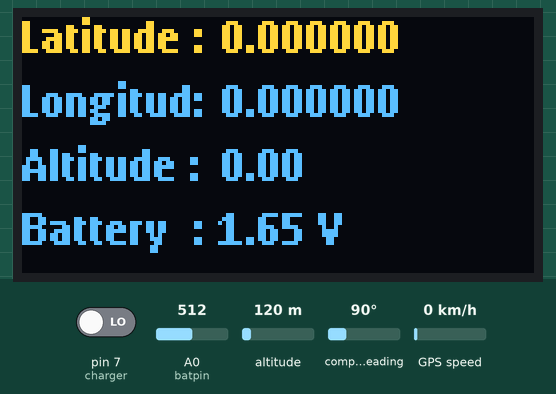
Bench run of a sketch on a simulated Arduino Uno, built with avr-gcc and run on an emulated ATmega328P. On the bench: 128×64 one-colour display. Inputs (shaded band) come from the test bench; at power-on: pin 7 (charger) LOW, altitude 120 m, A0 (batpin) = 512, compass heading 90°, GPS speed 0 km/h. The OLED is the two-colour kind (top 16 rows yellow); the GPS gets a fix after 3 s at 37.7749, -122.4194 with 8 satellites; no radio packets arrive unless stated; what the sketch prints to the serial monitor is not drawn.

Above: at 3.3 s.
3.4 s: pin 7 (charger) driven HIGH
At 4.4 s:
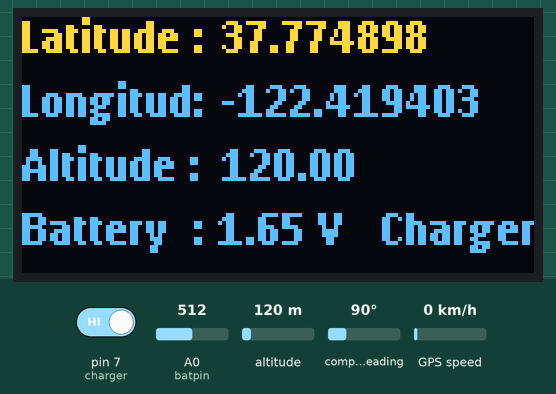
4.9 s: pin 7 (charger) driven LOW
At 6.1 s:
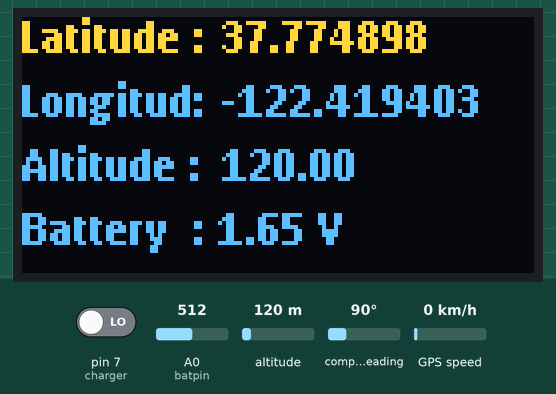
7.2 s: altitude set to 20 m
At 10.1 s:
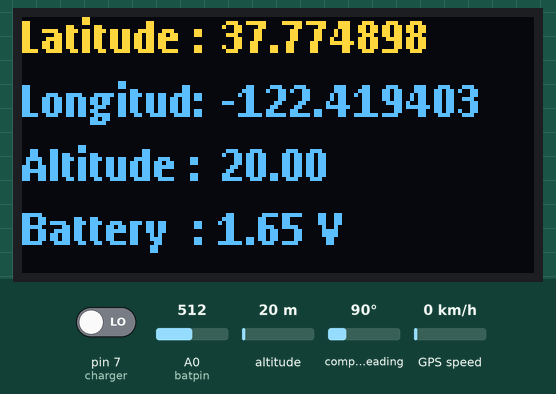
10.7 s: A0 (batpin) set to 716
At 12.7 s:
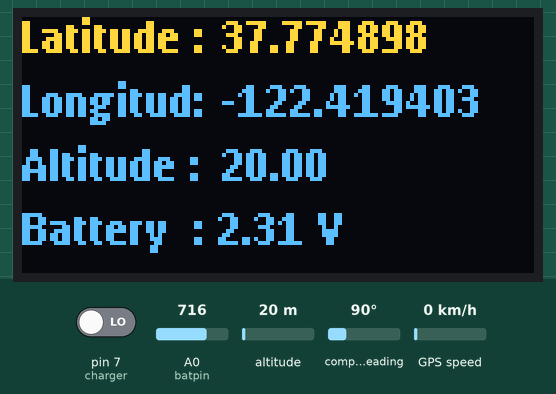
13.0 s: altitude set to 250 m
At 14.3 s:
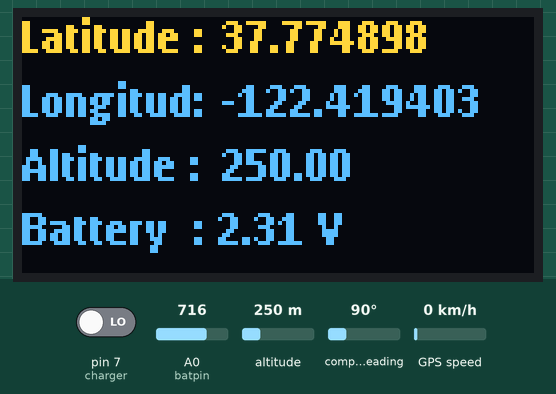
15.3 s: A0 (batpin) set to 992
At 16.9 s:
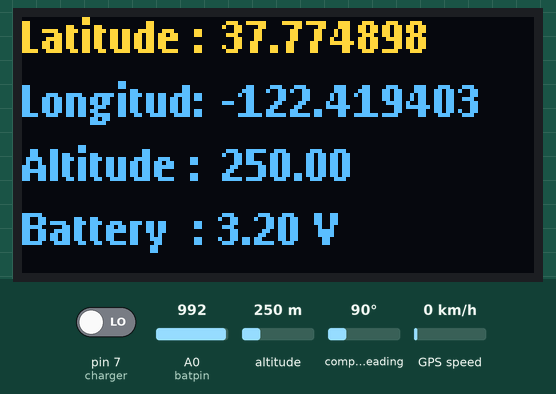
Timing chart, 0 to 18.4 s (numbered marks = the images above; inputs shaded):
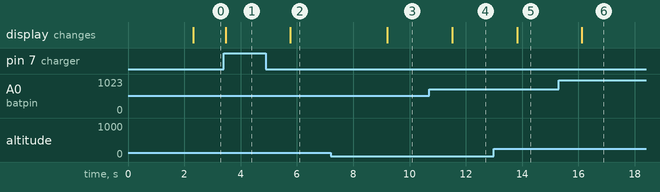

The sketch:

lora-tx.ino
```cpp
#include <SPI.h>
#include <LoRa.h>
#include <TinyGPS++.h>
#include <SoftwareSerial.h>
#include <stdlib.h>
#include "SSD1306Ascii.h"
#include "SSD1306AsciiAvrI2c.h"

//definisi pin LoRa
#define ss 6
#define rst 5
#define dio0 2
#define batpin A0
#define charger 7

String batstatus, batt;
float VBAT = 0 ;
SoftwareSerial gpsSerial(8,9);//rx,tx
TinyGPSPlus tinyGPS;
SSD1306AsciiAvrI2c display;

void setup() {
  Serial.begin(115200);
  pinMode(batpin, INPUT);
  pinMode(charger, INPUT);
  display.begin(&Adafruit128x64, 0x3C);
  display.setFont(System5x7);
  display.clear();
  display.set2X();
  display.setFont(Callibri11_bold);
  display.setCursor(10, 0);
  display.println("MPU LORA");
  display.setCursor(10, 30);
  display.println(" NODE 2");
  delay(2000);

  analogReference(INTERNAL);
  while (!Serial);
  Serial.println("LoRa Sender");

  //Atur LoRa transceiver module
  LoRa.setPins(ss, rst, dio0);

  //433E6 for Asia
  //866E6 for Europe
  //915E6 for North America
  while (!LoRa.begin(915E6)) {
    Serial.println(".");
    delay(500);
  }
   // Change sync word (0xF3) to match the receiver
  // The sync word assures you don't get LoRa messages from other LoRa transceivers
  // ranges from 0-0xFF
  LoRa.setSyncWord(0xF3);
  Serial.println("LoRa Initializing OK!");
  gpsSerial.begin(9600);
  Serial.println("GPS Initialized");
  Serial.println("Waiting for GPS.. .");
  LoRa.beginPacket();
  Serial.println(gpsSerial.read());
  LoRa.print("Waiting for GPS...");
  LoRa.endPacket();
  Serial.println("inisialisasi selesai");
  Serial.println("___________________________");
}
void loop() {
    printGPSInfo();
    baterai();
    dataOled();
    smartDelay(1000);
}
void dataOled(){
    display.setFont(System5x7);
    display.set1X();
    display.setFont(Callibri11_bold);
    display.clear();
    display.setCursor(0, 20);
    display.print("Latitude :");
    display.setCursor(50, 20);
    display.println(tinyGPS.location.lat(),6);

    display.setCursor(0, 30);
    display.print("Longitud:");
    display.setCursor(50, 30);
    display.println(tinyGPS.location.lng(),6);

    display.setCursor(0, 40);
    display.print("Altitude :");
    display.setCursor(50, 40);
    display.println(tinyGPS.altitude.meters());

    display.setCursor(0, 50);
    display.println(batstatus);

    if (digitalRead(charger) == HIGH){
      display.setCursor(90, 50);
      display.println("Charger");
    }
}
void printGPSInfo() {
    LoRa.beginPacket();
    //kirim text *1,lat,long,altitude,baterai#\n
    LoRa.print("*1,");
    LoRa.print(tinyGPS.location.lat(),6);
    LoRa.print(",");
    LoRa.print(tinyGPS.location.lng(),6);
    LoRa.print(",");
    LoRa.print(tinyGPS.altitude.meters());
    LoRa.print(",");
    LoRa.print(batt);
    LoRa.println("#");
    LoRa.endPacket();

    Serial.print("Lat: "); Serial.println(tinyGPS.location.lat(),6);
    Serial.print("Long : "); Serial.println(tinyGPS.location.lng(),6);
    Serial.print("Altitude: "); Serial.println(tinyGPS.altitude.meters());
    Serial.println("___________________________");
}
void baterai(){
  //baterai
  float r1=26820.0;
  float r2=100000.0;
  //VBAT = ((((3.3f*analogRead(batpin))/1024)/ r2*(r1+r2)) );
  VBAT = ((3.3f*analogRead(batpin))/1024);
  batt = String(VBAT, 2);
  batstatus = "Battery  : " + String(VBAT, 2) + " V";
  Serial.println(batstatus);
}
static void smartDelay(unsigned long ms)
{
  unsigned long start = millis();
  do
  {
    while (gpsSerial.available())
      tinyGPS.encode(gpsSerial.read());
  } while (millis() - start < ms);
}
```

Measured:
- after the input at 3.4 s, the display: changes after 0.06 s (image 1)
- after the input at 4.9 s, the display: changes after 0.86 s (image 2)
- after the input at 7.2 s, the display: changes after 2.0 s (image 3)
- after the input at 10.7 s, the display: changes after 0.83 s (image 4)
- after the input at 13.0 s, the display: changes after 0.82 s (image 5)
- after the input at 15.3 s, the display: changes after 0.81 s (image 6)
